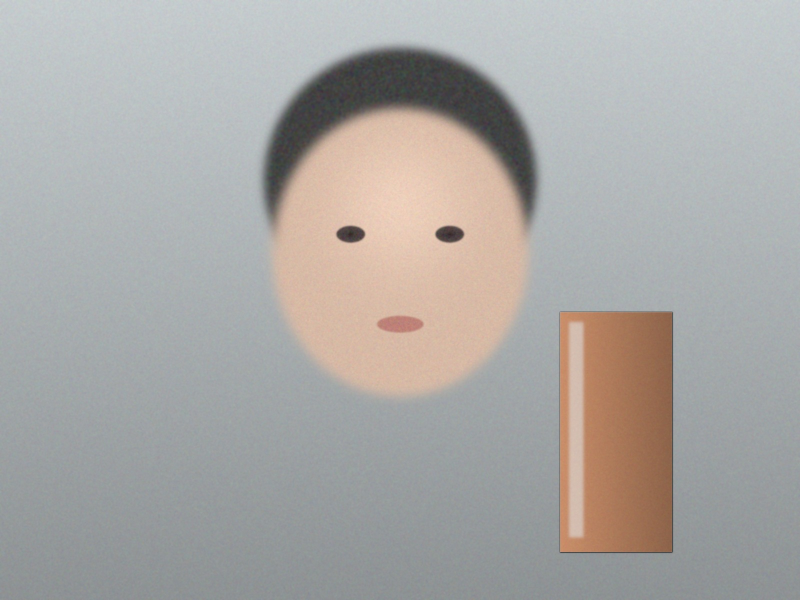
#> input picture samples/base_neutral.jpg, 1600 x 1200 px (shown at 1/2 size)
$ python -i color_edge.py   (imports and definitions only)   (older library calls are emulated)
#> lines starting #> are read from the running program, lines starting #| are printed output that depends on the picture; after the words box and inside, x2 and y2 are one past the last pixel; in counts of white or black regions, pixels touching at a corner belong together
#> further down, picture is the input picture: shape (1200, 1600, 3); mean B, G, R 166.1, 168.4, 170.3
# -*- coding: utf-8 -*-
"""色彩过渡（`color_edge`）—— 预注册 v2 §2.2 的落地。

**先验（为什么这样做）**：自然物体的色度边界两侧**纹理连续**；拼接缝的色度跳变两侧
**色温统计不同 + 纹理不连续**。只看色度跳变会把口红 / 眼影边界全报出来（那正是本系统
最该防的误伤）⇒ **必须加"缝"的先验**：**五条同开**才出 region（强度 / 面积 / ΔE / 纹理比 /
非弃权），缺一条即不报 —— 宁可漏，不冤枉。

⚠️ 落地形态 = **观察栏（B 档）**：不进左栏物证、不进 `rules.yaml`、不进 tier（机制同 `lighting`）。

**数字纪律**：判据 / 阈值一律从 `config.COLOR_EDGE_CFG` 读；文件里只剩公式常数与
可计算性兜底（见 `_TEX_EPS` / `_MIN_PX_PER_SIDE`，都不参与判据）。
"""

from __future__ import annotations

import cv2
import numpy as np

from .. import config
from .base import DetectionResult
from .lighting import shape_hint          # 形态措辞只许有一套（口径共用，避免两处漂移）

NAME = "color_edge"

#: 8bit Lab 的 a/b 偏移（OpenCV: a = a + 128）。公式常数，非可调参数。
_AB_OFFSET = 128.0

#: 纹理比的分母兜底：Laplacian 方差可能为 0（纯色侧），0 除必须避免。
_TEX_EPS = 1e-6

#: 环带单侧至少这么多像素才谈得上"统计"；不够就**跳过该候选**（不报），不算判据放宽。
_MIN_PX_PER_SIDE = 8

#: 自述边界（预注册 §2.3）。**单一来源**：notes 与观察栏共用。
_MEASURES = "色彩过渡：色度跳变线两侧的色温差 (ΔE) 与纹理连续性（Laplacian 方差比）"
_NOT_MEASURES = ("不判真伪：口红/眼影/眼线等真实物体的色度边界两侧纹理也是连续的（本项的"
                 "纹理比判据正是为把它们排除掉而设），但强反光与半透明边界仍可能被记为候选；"
                 "本项只给候选位置与两侧测量值，是否异常由人复核")

#: 极性说明：只取 brighter/darker 两值（预注册 §2.3）。
_POLARITY_NOTE = ("polarity = 跳变线**亮侧**的方向（两侧 L 均值高的一侧=brighter）；"
                  "区域显著性看 z_peak（色度梯度 S 的稳健 z，恒为正）")


def _lab_ab(img_bgr: np.ndarray) -> tuple[np.ndarray, np.ndarray, np.ndarray]:
    """→ (L, a, b)。Lab(D65)，只对 a/b 取梯度 —— 亮度跳变归 lighting/ela（预注册 §2.2）。"""
    lab = cv2.cvtColor(img_bgr, cv2.COLOR_BGR2LAB)
    return (lab[:, :, 0].astype(np.float32),
            lab[:, :, 1].astype(np.float32) - _AB_OFFSET,
            lab[:, :, 2].astype(np.float32) - _AB_OFFSET)


# [38 lines left out: functions _seam_normal, _ring_sides, not called in this run]


def _raw(cfg: dict, *, n_blocks_img: int, median_s: float, threshold_s: float,
         regions: list, n_candidates: int, n_rej_de: int, n_rej_tex: int, n_ring_bad: int,
         reliable: bool) -> dict:
    """`raw` 的**唯一**构造点 —— 必填 6 键一次给全，弃权路径也走这里。"""
    des = [float(g["delta_e"]) for g in regions]
    tex = [float(g["texture_ratio"]) for g in regions]
    ars = [float(g["area_ratio"]) for g in regions]
    return {
        # ---- 必填 6 项 ----
        "n_seams": len(regions),
        "median_s": round(float(median_s), 4),
        "max_seam_de": round(max(des), 3) if des else 0.0,
        "texture_ratio_max": round(max(tex), 3) if tex else 0.0,
        "area_ratio_max": round(max(ars), 6) if ars else 0.0,
        "reliable": bool(reliable),
        # ---- 诊断量：回答"这次为什么没报"，并让复核者能复算 ----
        "threshold_s": round(float(threshold_s), 4),          # k_sigma × median_s
        "n_candidates": int(n_candidates),                    # 过强度+面积线的连通域数
        "n_rejected_delta_e": int(n_rej_de),                  # 因色温差不足被否
        "n_rejected_texture": int(n_rej_tex),                 # 因纹理连续（判为物体边界）被否
        "n_rejected_ring": int(n_ring_bad),                   # 环带单侧像素不足，无法统计
        "k_sigma": cfg["k_sigma"], "ring_px": cfg["ring_px"],
        "need_delta_e_min": cfg["delta_e_min"],
        "need_texture_ratio_min": cfg["texture_ratio_min"],
        "abstain_median_s_min": cfg["median_s_min"],
        "region_min_area_ratio": cfg["min_area_ratio"],
        "img_px": int(n_blocks_img),
        "polarity_note": _POLARITY_NOTE,
        "measures": _MEASURES, "not_measures": _NOT_MEASURES,
    }


# [6 lines left out: function _abstain, not called in this run]


def color_edge_detector(img_bgr: np.ndarray, cfg: dict | None = None,
                        meta: dict | None = None) -> DetectionResult:
    cfg = {**config.COLOR_EDGE_CFG, **(cfg or {})}
    H, W = img_bgr.shape[:2]
#> H = 1200; W = 1600
    n_px = int(H * W)
#> n_px = 1920000
    if min(H, W) < 3:
        raw = _raw(cfg, n_blocks_img=n_px, median_s=0.0, threshold_s=0.0, regions=[],
                   n_candidates=0, n_rej_de=0, n_rej_tex=0, n_ring_bad=0, reliable=False)
        return _abstain(raw, f"图太小（{W}×{H}，装不下 3×3 Sobel 窗），无法测色彩过渡")

    Lch, a, b = _lab_ab(img_bgr)
#> in _lab_ab, `lab = cv2.cvtColor(img_bgr, cv2.COLOR_BGR2LAB)`: lab: shape (1200, 1600, 3); mean of channels 0, 1, 2 176.1, 128.6, 129.5
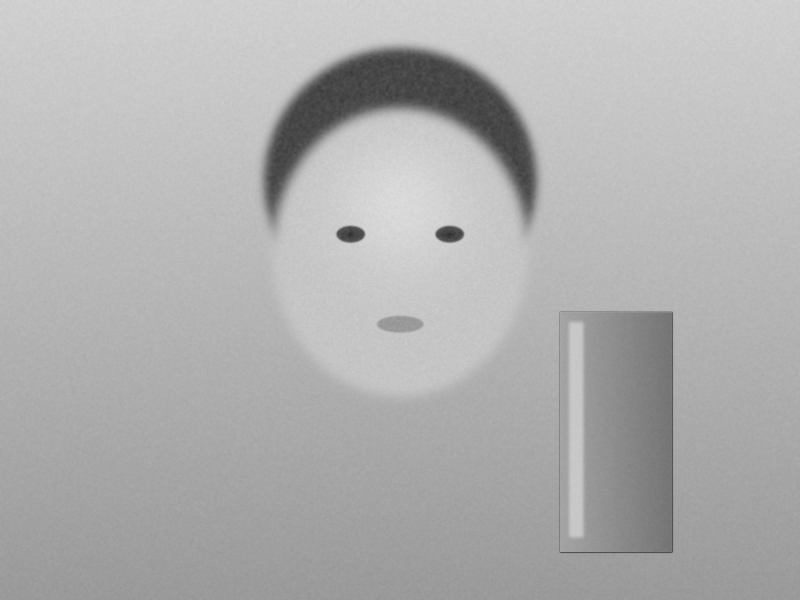
#> Lch: shape (1200, 1600) float32 (shown at 1/2 size); min 42, max 224, mean 176.1
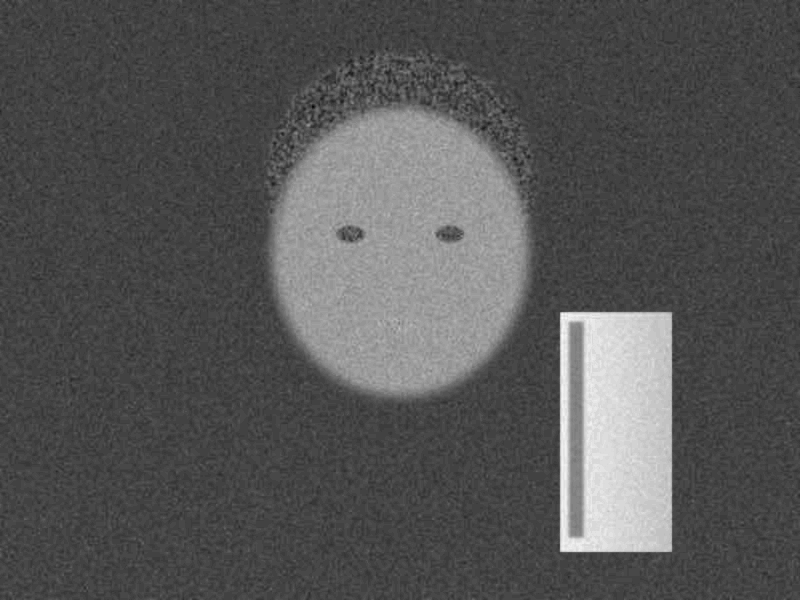
#> b: shape (1200, 1600) float32 (shown at 1/2 size); min -14, max 32, mean 1.5; drawn with min black and max white
    gax = cv2.Sobel(a, cv2.CV_32F, 1, 0, ksize=3)
    gay = cv2.Sobel(a, cv2.CV_32F, 0, 1, ksize=3)
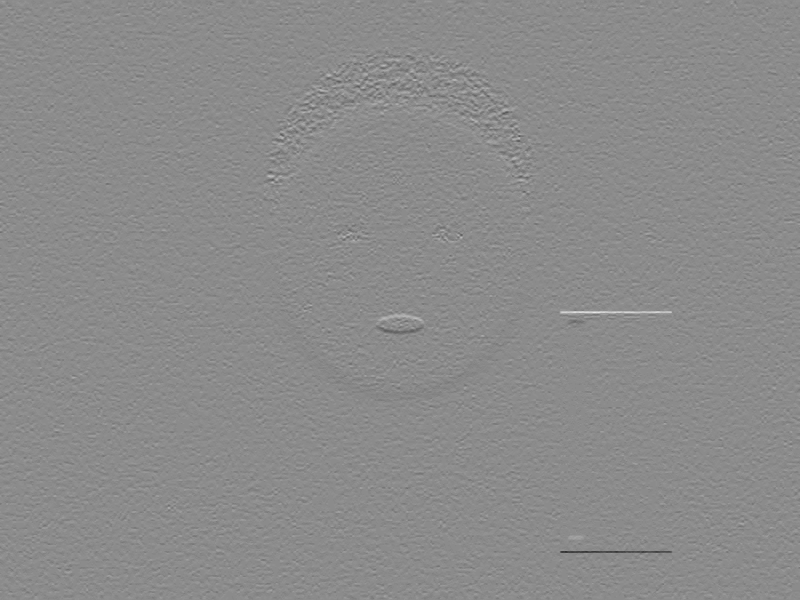
#> gay: shape (1200, 1600) float32 (shown at 1/2 size); min -72, max 60, mean 0; drawn with min black and max white
    gbx = cv2.Sobel(b, cv2.CV_32F, 1, 0, ksize=3)
    gby = cv2.Sobel(b, cv2.CV_32F, 0, 1, ksize=3)
    S = np.hypot(np.hypot(gax, gay), np.hypot(gbx, gby))      # 色度跳变强度（只取 a/b）
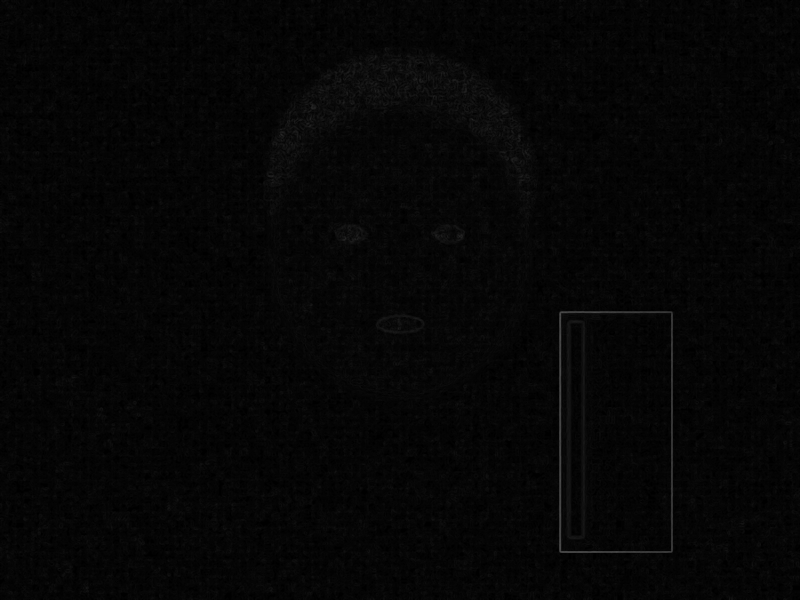
#> S: shape (1200, 1600) float32 (shown at 1/2 size); min 0, max 101.9, mean 5.7
    median_s = float(np.median(S))
#> median_s = 5.1
    threshold_s = float(cfg["k_sigma"]) * median_s
#> threshold_s = 30.59
    if median_s < float(cfg["median_s_min"]):
        raw = _raw(cfg, n_blocks_img=n_px, median_s=median_s, threshold_s=threshold_s,
                   regions=[], n_candidates=0, n_rej_de=0, n_rej_tex=0, n_ring_bad=0,
                   reliable=False)
        return _abstain(raw, "色度梯度不足（单色/灰底），测不出色彩过渡边界")

    sigma_s = 1.4826 * float(np.median(np.abs(S - median_s))) + _TEX_EPS
#> sigma_s = 2.71
    lap = cv2.Laplacian(Lch, cv2.CV_32F, ksize=3)             # 高频能量（纹理连续性的度量）
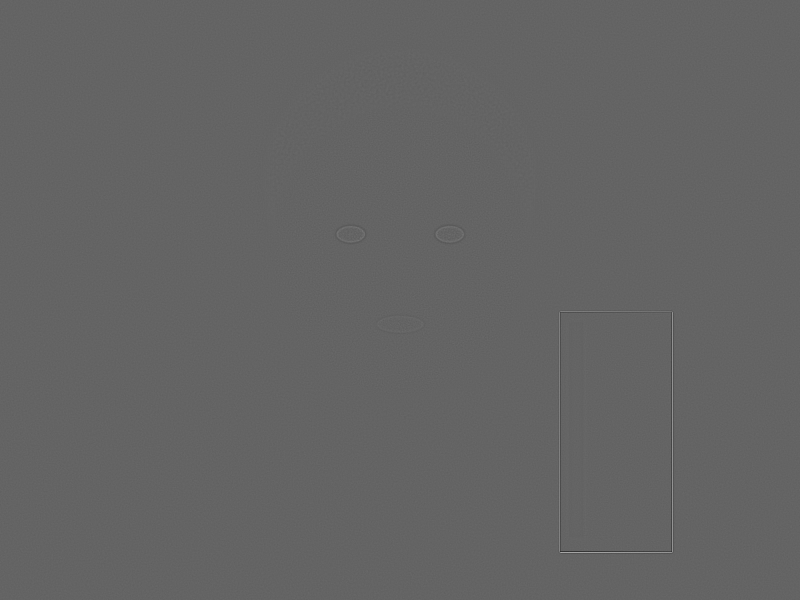
#> lap: shape (1200, 1600) float32 (shown at 1/2 size); min -438, max 676, mean 0; drawn with min black and max white
    ring = int(cfg["ring_px"])
    kernel = np.ones((2 * ring + 1, 2 * ring + 1), np.uint8)

    mask = (S > threshold_s).astype(np.uint8)
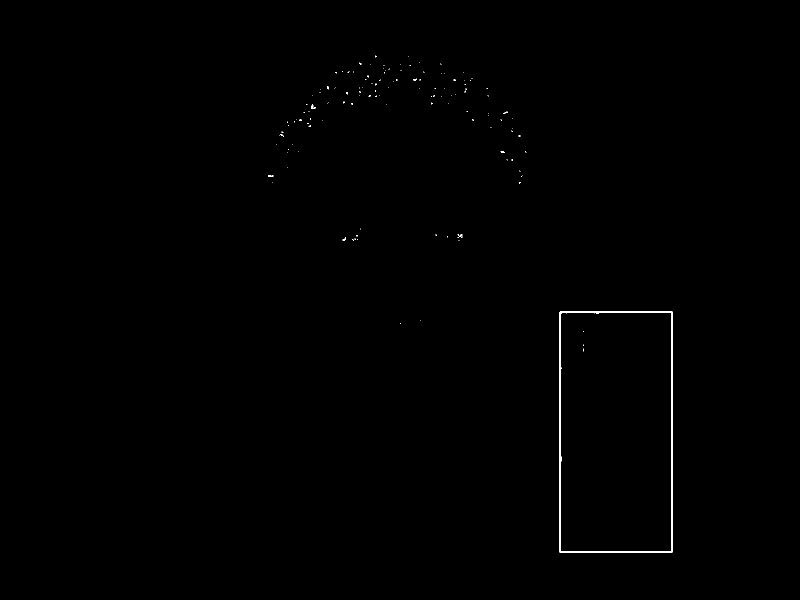
#> mask: shape (1200, 1600) (shown at 1/2 size); values 0 (black) and 1 (white), 0.25% white; 133 white regions (129 under 20 px), largest, box (x1, y1, x2, y2) and area: (1118, 622, 1346, 1106) 4253, (536, 351, 547, 353) 21, (623, 208, 628, 218) 20, (685, 474, 692, 481) 20
    n_lab, lab, stats, _ = cv2.connectedComponentsWithStats(mask, 8)
#> lab: shape (1200, 1600) int32; 134 distinct labels, from 0 to 133
#> n_lab = 134; stats = 134 rows, first 6: [0, 0, 1600, 1200, 1915190], [751, 111, 2, 4, 6], [816, 112, 1, 1, 1], [719, 125, 4, 4, 10], [839, 125, 1, 1, 1], [881, 127, 2, 2, 3]
    min_area = float(cfg["min_area_ratio"]) * float(max(n_px, 1))
#> min_area = 9600
    regions: list = []
    n_candidates = n_rej_de = n_rej_tex = n_ring_bad = 0
    for i in range(1, n_lab):
        x, y, w, h, area = (int(v) for v in stats[i])
        if area < max(min_area, 1.0):          # 面积不足 → 细描边，不报
            continue
        n_candidates += 1
        comp = lab == i                        # 全图布尔掩膜（环带要在全图上膨胀，不能切 bbox）
        ys, xs = np.nonzero(comp)
        nrm = _seam_normal(comp)
        mean_xy = np.array([xs.mean(), ys.mean()], np.float32)
        band = (cv2.dilate(comp.astype(np.uint8), kernel) > 0) & (~comp)
        ry, rx = np.nonzero(band)
        side1, side2, split_mode = _ring_sides(comp, ry, rx, nrm, mean_xy)
        if int(side1.sum()) < _MIN_PX_PER_SIDE or int(side2.sum()) < _MIN_PX_PER_SIDE:
            n_ring_bad += 1                    # 单侧像素太少 → 无法统计，跳过（不报）
            continue
        yp, xp, yn, xn = ry[side1], rx[side1], ry[side2], rx[side2]
        de = float(np.hypot(a[yp, xp].mean() - a[yn, xn].mean(),
                            b[yp, xp].mean() - b[yn, xn].mean()))
        t1 = float(lap[yp, xp].var())
        t2 = float(lap[yn, xn].var())
        # 纹理不连续（预注册：比值 ≥2.0 或 ≤0.5）：取**折叠比** max/min —— 与"或倒数和"等价，
        # 且天然不需要 0 除（_TEX_EPS 兜底）。
        tex_ratio = float(max(t1, t2) / max(min(t1, t2), _TEX_EPS))
        if de < float(cfg["delta_e_min"]):      # 五条之二：色温不够不同
            n_rej_de += 1
            continue
        if tex_ratio < float(cfg["texture_ratio_min"]):   # 五条之三：纹理连续 → 物体边界
            n_rej_tex += 1
            continue
        s_sel = S[ys, xs]
        l1, l2 = float(Lch[yp, xp].mean()), float(Lch[yn, xn].mean())
        regions.append({
            "bbox": [x, y, w, h],
            "z_peak": round(float((float(s_sel.max()) - median_s) / sigma_s), 3),
            "z_mean": round(float((float(s_sel.mean()) - median_s) / sigma_s), 3),
            # n_blocks 沿用 ELA 的字段名（§2.3 同构）—— 本检测器是**像素**级，故此处=像素数
            "n_blocks": int(area),
            "polarity": "brighter" if l1 >= l2 else "darker",
            "area_ratio": round(float(area) / float(max(n_px, 1)), 6),
            "shape": shape_hint(comp[y:y + h, x:x + w]),
            "delta_e": round(de, 3),
            "texture_ratio": round(tex_ratio, 3),
            "l_mean_hi": round(max(l1, l2), 2), "l_mean_lo": round(min(l1, l2), 2),
            # 分侧用的哪种切分（loop_in_out / normal_projection）—— 让复核者知道 ΔE 是"那两侧"的
            "split_mode": split_mode,
        })
#> this loop made 133 passes
#> (x, y, w, h, area) on passes 1 to 12: (751, 111, 2, 4, 6), (816, 112, 1, 1, 1), (719, 125, 4, 4, 10), (839, 125, 1, 1, 1), (881, 127, 2, 2, 3), (740, 128, 1, 1, 1), (800, 128, 1, 1, 1), (767, 131, 1, 1, 1), (769, 130, 1, 1, 1), (819, 130, 2, 2, 3), (767, 136, 1, 1, 1), (777, 137, 2, 3, 3)
#> after the loop, n_candidates = 0; n_rej_de = 0; n_rej_tex = 0; n_ring_bad = 0; regions = []

    score = (min(1.0, max(float(g["delta_e"]) for g in regions) / float(cfg["delta_e_full"]))
             if regions else 0.0)
#> score = 0
    raw = _raw(cfg, n_blocks_img=n_px, median_s=median_s, threshold_s=threshold_s,
               regions=regions, n_candidates=n_candidates, n_rej_de=n_rej_de,
               n_rej_tex=n_rej_tex, n_ring_bad=n_ring_bad, reliable=True)
#> in _raw, `des = [float(g["delta_e"]) for g in regions]`: des = []
#> raw = 21 items

    notes = [f"测什么：{_MEASURES}；不测什么：{_NOT_MEASURES}",
             f"全图：色度梯度中位 {median_s:.2f}、候选线 {threshold_s:.2f}"
             f"（{cfg['k_sigma']:.0f}×中位），过强度+面积的连通域 {n_candidates} 个；"
             f"被否：色温差不足 {n_rej_de}、纹理连续（判为物体边界）{n_rej_tex}、"
             f"环带像素不足 {n_ring_bad}"]
    if not regions:
        notes.append("未出坐标：五条同开（强度/面积/ΔE/纹理比/非弃权）缺一条即不报。"
                     "注意「未出坐标」≠「色彩过渡正常」——只表示本维度这次没给出可复核的位置。")
    for g in regions[:5]:
        bx, by, bw, bh = g["bbox"]
        notes.append(f"色彩过渡候选：位于 (x={bx}, y={by}, {bw}×{bh})，两侧色温差 ΔE={g['delta_e']:.1f}"
                     f"（判据 ≥{cfg['delta_e_min']:.0f}）、纹理比 {g['texture_ratio']:.2f}"
                     f"（判据 ≥{cfg['texture_ratio_min']:.1f}）、面积占比 {g['area_ratio']:.4f}、"
                     f"亮侧 {g['polarity']}（L {g['l_mean_hi']:.0f} vs {g['l_mean_lo']:.0f}）、"
                     f"分侧方式 {g['split_mode']}，形态：{g['shape']}。"
                     "**仅供人工复核**：本项不进左栏物证、不进分级。")
#> this loop made 0 passes
#> after the loop, notes = 3 items

    heat = np.clip(S / max(threshold_s, _TEX_EPS), 0.0, 1.0).astype(np.float32)
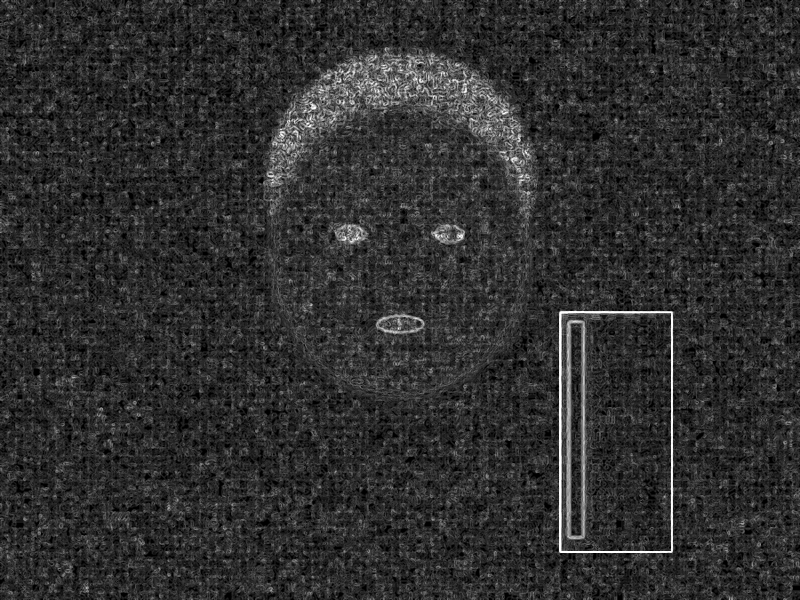
#> heat: shape (1200, 1600) float32 (shown at 1/2 size); min 0, max 1, mean 0.185
    return DetectionResult(name=NAME, score=float(score), raw=raw, heatmap=heat,
                           regions=regions, confidence="mid", notes=notes)

>>> import cv2
>>> picture = cv2.imread('../../samples/base_neutral.jpg')
>>> result = color_edge_detector(picture)
